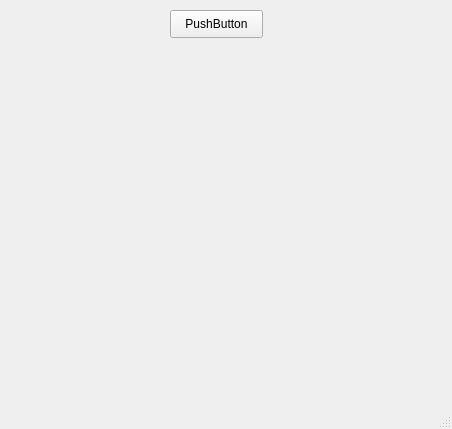
<?xml version="1.0" encoding="UTF-8"?>
<ui version="4.0">
 <class>MainWindow</class>
 <widget class="QMainWindow" name="MainWindow">
  <property name="geometry">
   <rect>
    <x>0</x>
    <y>0</y>
    <width>452</width>
    <height>429</height>
   </rect>
  </property>
  <property name="windowTitle">
   <string>MainWindow</string>
  </property>
  <widget class="QWidget" name="centralwidget">
   <widget class="QPushButton" name="pushButton">
    <property name="geometry">
     <rect>
      <x>170</x>
      <y>10</y>
      <width>93</width>
      <height>28</height>
     </rect>
    </property>
    <property name="text">
     <string>PushButton</string>
    </property>
   </widget>
  </widget>
  <widget class="QMenuBar" name="menubar">
   <property name="geometry">
    <rect>
     <x>0</x>
     <y>0</y>
     <width>452</width>
     <height>26</height>
    </rect>
   </property>
  </widget>
  <widget class="QStatusBar" name="statusbar"/>
 </widget>
 <resources/>
 <connections/>
</ui>
